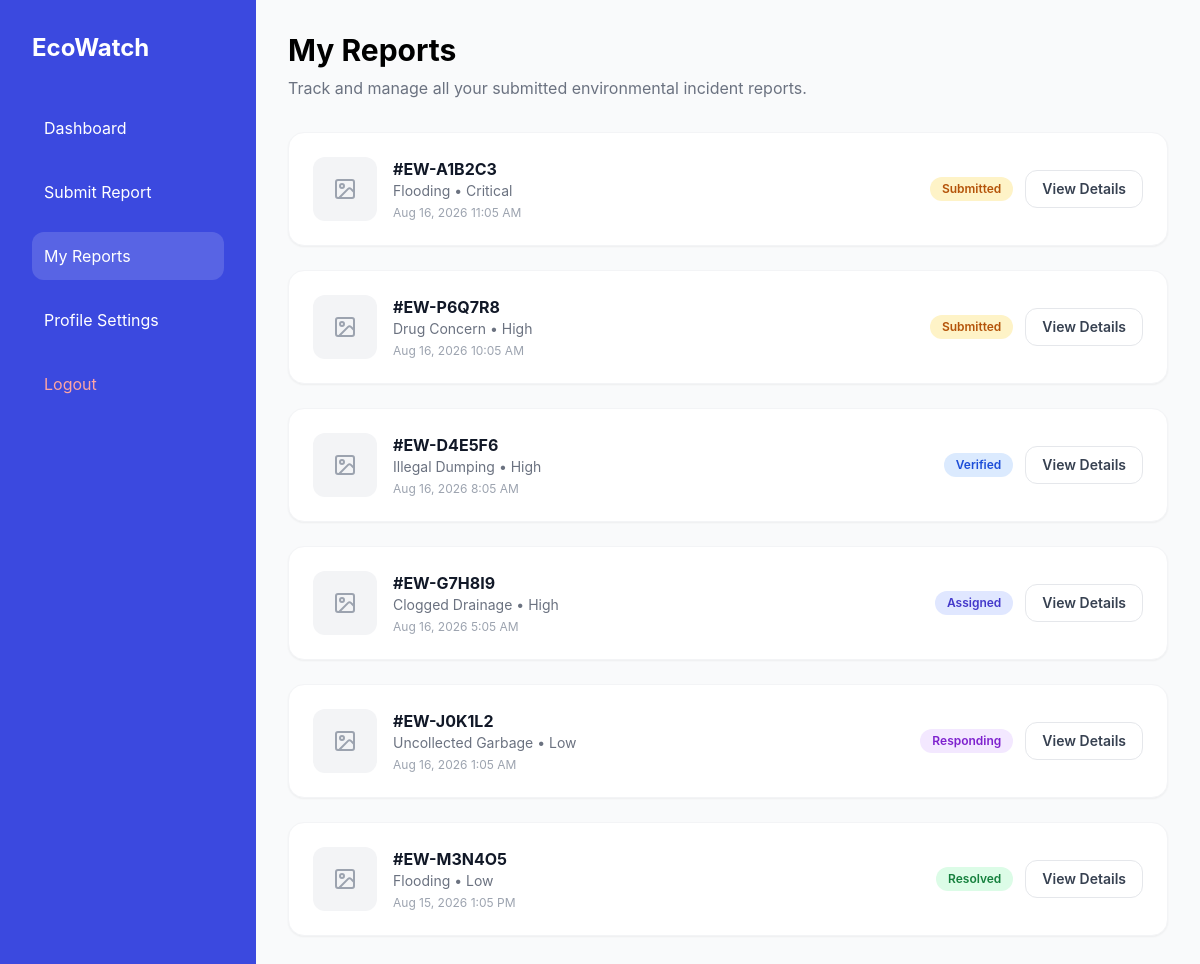
Page /my_reports.php (signed in) on the committed database.
### tables this page shows
CREATE TABLE environmental_reports (
    id INT AUTO_INCREMENT PRIMARY KEY,
    user_id INT NOT NULL,
    tracking_token VARCHAR(9) NOT NULL UNIQUE,
    category VARCHAR(50) NOT NULL,
    severity VARCHAR(20) DEFAULT 'low',
    barangay VARCHAR(100) NOT NULL,
    address TEXT NOT NULL,
    description TEXT,
    status VARCHAR(20) DEFAULT 'submitted',
    photo_path VARCHAR(255),
    latitude FLOAT NULL,
    longitude FLOAT NULL,
    created_at TIMESTAMP DEFAULT CURRENT_TIMESTAMP,
    updated_at TIMESTAMP DEFAULT CURRENT_TIMESTAMP,
    FOREIGN KEY (user_id) REFERENCES users(id)
);

### my_reports.php (the view, shortened to what this page needs)
<?php
require_once __DIR__ . '/db_connection.php';
$userId = $_SESSION['user_id'];
try {
    $reportsStmt = $pdo->prepare('SELECT id, tracking_token, category, severity, status, created_at, photo_path, address, description, barangay FROM environmental_reports WHERE user_id = :user_id ORDER BY created_at DESC');
    $reportsStmt->execute([':user_id' => $userId]);
    $reports = $reportsStmt->fetchAll(PDO::FETCH_ASSOC);
} catch (Exception $e) {
    error_log('My Reports query error: ' . $e->getMessage());
    $reports = [];
}
?>
<!DOCTYPE html>
<html lang="en">
<head>
    <script src="https://cdn.tailwindcss.com"></script>
</head>
<body class="bg-gray-50 flex min-h-screen">
    <aside class="w-64 bg-[#3B49DF] p-8 text-white">
        <div class="text-2xl font-bold mb-10 flex items-center gap-2">EcoWatch</div>
        <nav class="space-y-4">
            <a href="<?php echo BASE_URL; ?>/dashboard.php" class="nav-link block p-3 hover:bg-white/10 rounded-xl transition">Dashboard</a>
            <a href="<?php echo BASE_URL; ?>/submit_report.php" class="nav-link block p-3 hover:bg-white/10 rounded-xl transition">Submit Report</a>
            <a href="<?php echo BASE_URL; ?>/my_reports.php" class="nav-link active block p-3 hover:bg-white/10 rounded-xl transition">My Reports</a>
            <a href="<?php echo BASE_URL; ?>/profile.php" class="nav-link block p-3 hover:bg-white/10 rounded-xl transition">Profile Settings</a>
            <form action="<?php echo BASE_URL; ?>/api/logout.php" method="POST" class="mt-auto">
                <button type="submit" class="nav-link block w-full text-left p-3 rounded-xl transition hover:bg-white/10 text-red-300 hover:text-red-100">Logout</button>
            </form>
        </nav>
    </aside>
    <main class="flex-1 p-8">
        <h1 class="text-3xl font-bold mb-2">My Reports</h1>
        <p class="text-gray-500 mb-8">Track and manage all your submitted environmental incident reports.</p>
        <?php if (empty($reports)): ?>
            <div class="bg-white p-12 rounded-2xl text-center border border-gray-100">
                <p class="text-gray-400 mb-4">You haven't submitted any reports yet.</p>
                <a href="<?php echo BASE_URL; ?>/submit_report.php" class="bg-[#3B49DF] text-white px-6 py-2 rounded-xl font-semibold hover:bg-[#2D39B5] transition shadow-lg">Submit Your First Report</a>
            </div>
        <?php else: ?>
            <div class="space-y-6">
                <?php foreach ($reports as $report): ?>
                    <?php
                        $statusLabel = ucwords(str_replace('_', ' ', $report['status']));
                        $badgeClass = 'bg-gray-100 text-gray-700';
                        if ($report['status'] === 'submitted') $badgeClass = 'bg-amber-100 text-amber-700';
                        if ($report['status'] === 'verified') $badgeClass = 'bg-blue-100 text-blue-700';
                        if ($report['status'] === 'assigned') $badgeClass = 'bg-indigo-100 text-indigo-700';
                        if ($report['status'] === 'responding') $badgeClass = 'bg-purple-100 text-purple-700';
                        if ($report['status'] === 'resolved') $badgeClass = 'bg-green-100 text-green-700';
                    ?>
                    <div class="bg-white p-6 rounded-2xl border border-gray-100 shadow-sm hover:shadow-md transition-all">
                        <div class="flex flex-col md:flex-row md:items-center justify-between gap-4">
                            <div class="flex items-start gap-4">
                                <?php if ($report['photo_path']): ?>
                                    <img src="<?php echo htmlspecialchars($report['photo_path']); ?>" class="w-16 h-16 object-cover rounded-xl border border-gray-200" alt="Report photo">
                                <?php else: ?>
                                    <div class="w-16 h-16 bg-gray-100 rounded-xl flex items-center justify-center text-gray-400">
                                    </div>
                                <?php endif; ?>
                                <div>
                                    <h3 class="font-bold text-gray-900">#<?php echo htmlspecialchars($report['tracking_token']); ?></h3>
                                    <p class="text-sm text-gray-500 capitalize"><?php echo htmlspecialchars(str_replace('_', ' ', $report['category'])); ?> • <?php echo htmlspecialchars($report['severity']); ?></p>
                                    <p class="text-xs text-gray-400 mt-1"><?php echo date("M j, Y g:i A", strtotime($report['created_at'])); ?></p>
                                </div>
                            </div>
                            <div class="flex items-center gap-3">
                                <span class="px-3 py-1 rounded-full text-xs font-semibold <?php echo $badgeClass; ?>"><?php echo $statusLabel; ?></span>
                                <button onclick="openReportDetail(<?php echo (int)$report['id']; ?>)" class="bg-white border border-gray-200 text-gray-700 px-4 py-2 rounded-xl font-semibold hover:bg-gray-50 transition text-sm">View Details</button>
                            </div>
                        </div>
                    </div>
                <?php endforeach; ?>
            </div>
        <?php endif; ?>
    </main>
</body>
</html>

### my_reports.php (style rules this page uses)
body { font-family: 'Inter', sans-serif; }
.nav-link.active { background: rgba(255, 255, 255, 0.15); color: #FFFFFF; }

### rows in the picture
environmental_reports: tracking_token "EW-A1B2C3", category "Flooding", severity "Critical", created_at "Aug 16, 2026 11:05 AM", status "Submitted"
environmental_reports: tracking_token "EW-P6Q7R8", category "Drug Concern", severity "High", created_at "Aug 16, 2026 10:05 AM", status "Submitted"
environmental_reports: tracking_token "EW-D4E5F6", category "Illegal Dumping", severity "High", created_at "Aug 16, 2026 8:05 AM", status "Verified"
environmental_reports: tracking_token "EW-G7H8I9", category "Clogged Drainage", severity "High", created_at "Aug 16, 2026 5:05 AM", status "Assigned"
environmental_reports: tracking_token "EW-J0K1L2", category "Uncollected Garbage", severity "Low", created_at "Aug 16, 2026 1:05 AM", status "Responding"
environmental_reports: tracking_token "EW-M3N4O5", category "Flooding", severity "Low", created_at "Aug 15, 2026 1:05 PM", status "Resolved"
